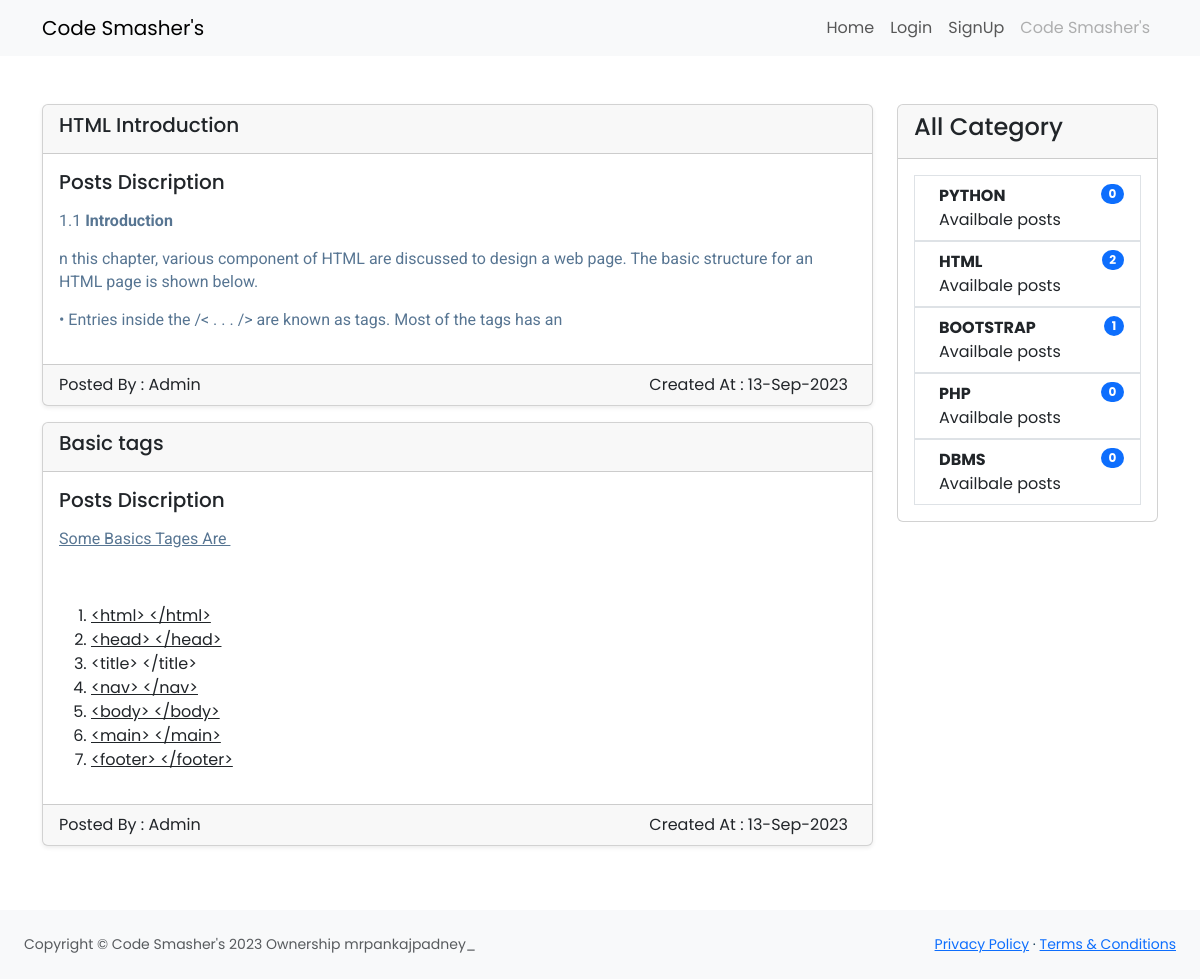
The page /category.php?title=html-tutorial on the database its author committed.
### tables this page shows
CREATE TABLE `posts` (
  `id` int(11) NOT NULL,
  `title` varchar(255) NOT NULL,
  `url` varchar(255) NOT NULL,
  `post_content` text NOT NULL,
  `category_id` int(11) NOT NULL,
  `meta_title` mediumtext DEFAULT NULL,
  `meta_description` text DEFAULT NULL,
  `meta_keywords` mediumtext NOT NULL,
  `status` tinyint(11) NOT NULL DEFAULT 0,
  `created_by` tinyint(11) NOT NULL DEFAULT 1,
  `created_at` timestamp NOT NULL DEFAULT current_timestamp() ON UPDATE current_timestamp()
);

CREATE TABLE `blog_category` (
  `id` int(11) NOT NULL,
  `name` varchar(255) NOT NULL,
  `url` varchar(255) NOT NULL,
  `meta_title` mediumtext NOT NULL,
  `meta_description` text NOT NULL,
  `meta_keywords` mediumtext NOT NULL,
  `status` tinyint(11) NOT NULL DEFAULT 0
);

### category.php (the view, shortened to what this page needs)
<?php
    include("Includes/header.php");
    include("Includes/navbar.php");
?>
<div class="my-5">
    <div class="container">
        <div class="row">
            <div class="col-md-9">
                <?php
                    if(isset($_GET['title'])){
                        $url = mysqli_real_escape_string($conn, $_GET['title']);
                        $query = "SELECT id, url, status FROM blog_category WHERE url= '$url'AND status='0'  LIMIT 1 ";
                        $query_run = mysqli_query($conn, $query);
                        if(mysqli_num_rows($query_run) > 0){
                            $category_item = mysqli_fetch_array($query_run);
                            $category_id = $category_item['id'];
                            $posts ="SELECT * FROM posts WHERE category_id = '$category_id' AND status='0' ";
                            $post_query_run =  $query_run = mysqli_query($conn, $posts);
                            if(mysqli_num_rows($post_query_run) > 0){
                                foreach($post_query_run as $p_item){
                                    ?>
                <div class="card mb-3 shadow-sm ">
                    <div class="card-header">
                        <h5 class="text-dark me-2"><?= $p_item['title'] ?></h5>
                    </div>
                    <div class="card-body">
                        <h5>Posts Discription</h5>
                        <p class="text-dark me-2"><?= $p_item['post_content']?></p>
                    </div>
                    <div class="card-footer">
                        <label for="" class="text-dark me-2">Posted By :
                            <?= $p_item['created_by'] == '1 ' ? 'Admin': 'User' ?> </label>
                        <label for="" class="text-dark me-2 float-end">Created At :
                            <?= date('d-M-Y', strtotime($p_item['created_at']))?> </label>
                    </div>
                </div>
                <?php
                                }
                            }else{
                                ?>
                <h4>No Post Found</h4>
                <?php
                            }
                        }
                    }else{
                        ?> <h4>No Such url Found</h4><?php
                    }
                ?>
            </div>
            <div class="col-md-3">
                <div class="card " >
                    <div class="card-header">
                        <h4>All Category</h4>
                    </div>
                    <div class="card-body">
                        <ol class="list-group list-group-numbered">
                            <?php
                                $category_list= "SELECT * FROM blog_category WHERE status='0'";
                                $category_list_run = mysqli_query($conn, $category_list);
                                if (mysqli_num_rows($category_list_run) > 0) {
                                    foreach($category_list_run as $list){
                                        ?>
                            <a href="category.php?title=<?= $list['url'];?>" class="text-decoration-none">
                                <li
                                    class="list-group-item d-flex justify-content-between align-items-start list-group-item-action">
                                    <div class="ms-2 me-auto">
                                        <div class="fw-bold"><?= strtoupper($list['name'] );?></div>
                                        Availbale posts
                                    </div>
                                    <?php
                                         $category_id = $list['id'];
                                         $query = "SELECT * FROM posts WHERE category_id = $category_id AND status='0'";
                                         $query_run =mysqli_query($conn, $query);
                                         if( $total_posts=mysqli_num_rows($query_run)){
                                            echo '<span class="badge bg-primary rounded-pill">'.$total_posts.'</span>';
                                        }else{
                                              echo '<span class="badge bg-primary rounded-pill">0</span>';
                                        }
                                        ?>
                                </li>
                            </a>
                            <?php
                                    }
                                }else{
                                             ?>
                            <h4>No category Availbale</h4>
                            <?php
                                }
                                ?>
                            </ol>
                    </div>
                </div>
            </div>
        </div>
    </div>
</div>
<footer id="footer" class="py-4 bg-light mt-auto  ">
                    <div class="container-fluid px-4">
                        <div class="d-flex align-items-center justify-content-between small">
                            <div class="text-muted">Copyright &copy; Code Smasher's <?= date('Y') ?>  Ownership  mrpankajpadney_</div>
                            <div>
                                <a href="#">Privacy Policy</a>
                                &middot;
                                <a href="#">Terms &amp; Conditions</a>
                            </div>
                        </div>
                    </div>
                </footer>
<?php
 include("Includes/footer.php");
  ?>

### css/custom.css (style rules this page uses)
body { font-family: "Poppins", sans-serif; color: var(--primary-text-color); }
#footer { background-color: #F3F3F3; padding-top: 10px; padding-bottom: 0px; }
:root { --primary-text-color: #183b56; --secondary-text-color: #577592; --accent-color: #2294ed; --accent-color-dark: #1d69a3; }
p { font-family: "Roboto", sans-serif; color: var(--secondary-text-color); line-height: 1.4rem; }

### rows shown on the page
posts: title "HTML Introduction", post_content "1.1 Introduction n this chapter, various component of HTML are discussed to design a web page. The basic structure for an HTML page is shown below. • Entries inside the /< . . . /> are known as tags. Most of the tags has an", created_by "Admin", created_at "13-Sep-2023"
posts: title "Basic tags", post_content "Some Basics Tages Are <html> </html> <head> </head> <title> </title> <nav> </nav> <body> </body> <main> </main> <footer> </footer>", created_by "Admin", created_at "13-Sep-2023"
blog_category: name "PYTHON", shows "0"
blog_category: name "HTML", total_posts "2"
blog_category: name "BOOTSTRAP", total_posts "1"
blog_category: name "PHP", shows "0"
blog_category: name "DBMS", shows "0"
